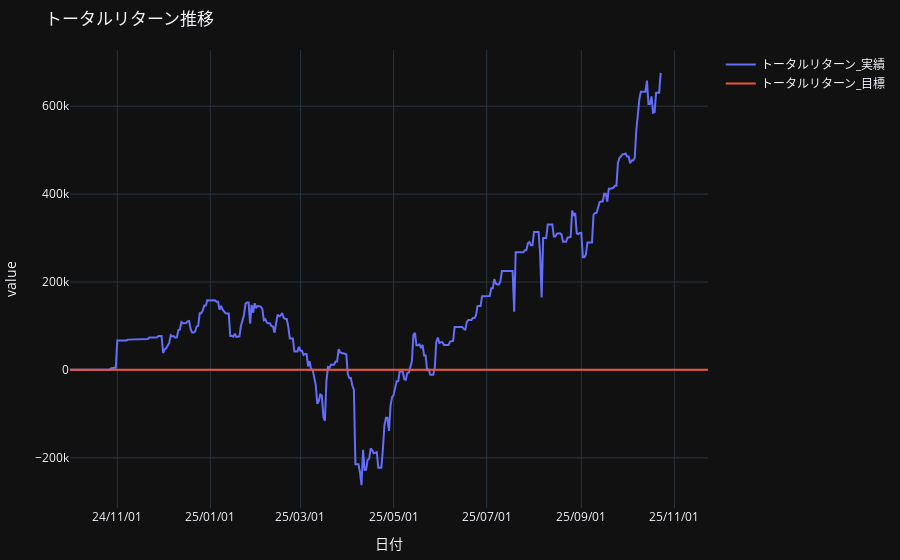

Notebook code cell kept with this figure:
### Code cell
# 2. トータルリターン推移
fig = px.line(df_merged, x=df_merged.index, y=["トータルリターン_実績", "トータルリターン_目標"],
              title="トータルリターン推移", labels={"date": "日付", "values":"トータルリターン","variable":""},template="plotly_dark")
fig.update_xaxes(tickformat="%y/%m/%d")
fig.update_layout(autosize=True, margin=dict(l=10,r=10,t=50,b=20))

### Figure 1 — Plotly figure (JSON) as saved in the notebook; plotly's stock layout.template omitted (floating-point values rounded to 4 significant figures; data arrays with more than 128 entries replaced by an {"elided": "..."} marker saying what was removed)
{"data": [{"hovertemplate": "=トータルリターン_実績<br>日付=%{x}<br>value=%{y}<extra></extra>", "legendgroup": "トータルリターン_実績", "line": {"color": "#636efa", "dash": "solid"}, "marker": {"symbol": "circle"}, "mode": "lines", "name": "トータルリターン_実績", "orientation": "v", "showlegend": true, "type": "scatter", "x": {"elided": "419 str values"}, "xaxis": "x", "y": {"elided": "419 float values"}, "yaxis": "y"}, {"hovertemplate": "=トータルリターン_目標<br>日付=%{x}<br>value=%{y}<extra></extra>", "legendgroup": "トータルリターン_目標", "line": {"color": "#EF553B", "dash": "solid"}, "marker": {"symbol": "circle"}, "mode": "lines", "name": "トータルリターン_目標", "orientation": "v", "showlegend": true, "type": "scatter", "x": {"elided": "419 str values"}, "xaxis": "x", "y": {"elided": "419 float values"}, "yaxis": "y"}], "layout": {"autosize": true, "legend": {"title": {"text": ""}, "tracegroupgap": 0}, "margin": {"b": 20, "l": 10, "r": 10, "t": 50}, "title": {"text": "トータルリターン推移"}, "xaxis": {"anchor": "y", "domain": [0, 1], "tickformat": "%y/%m/%d", "title": {"text": "日付"}}, "yaxis": {"anchor": "x", "domain": [0, 1], "title": {"text": "value"}}}}
